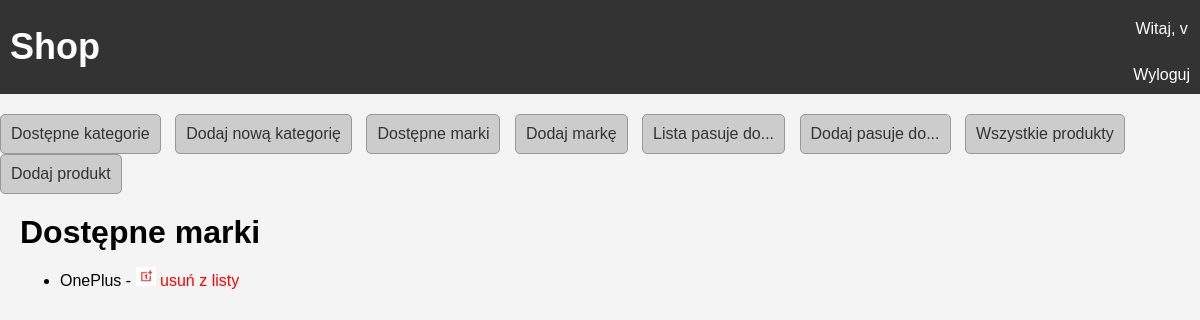
Screenshot of /brand_all/ (signed in) with the database file from the repository.
### users/models.py (models this page shows)
class CustomUser(AbstractUser):
    objects = CustomUserManager()
    username = models.CharField(max_length=32, unique=True)
    first_name = models.CharField(max_length=32)
    last_name = models.CharField(max_length=32)
    date_of_birth = models.DateField(null=True, blank=True)
    email = models.EmailField(max_length=64, unique=True)
    number_phone = models.CharField(max_length=10, null=True)
    profile_picture = models.ImageField(upload_to=user_profile_picture_path, null=True, blank=True)
    description = models.TextField(max_length=200, null=True)

### shop/models.py (models this page shows, shortened)
class Brand(models.Model):
    name_brand = models.CharField(max_length=50)
    image_brand = models.ImageField(upload_to='brand_images/')

### shop/views.py (the view)
# urls.py: path('brand_all/', BrandAdminListView.as_view(), name='brand_all'),
class BrandAdminListView(AdminRequiredMixin, ListView):
    model = Brand
    template_name = 'all_brand.html'
    context_object_name = 'object_list'

### shop/views.py (called while the page is built)
    def test_func(self):
        return self.request.user.is_superuser

### shop/templates/all_brand.html
{% extends 'base.html' %}
{% block content %}
<h1>Dostępne marki</h1>
<ul>
    {% for item in object_list %}
        <li>{{ item.name_brand }} -
        <img src="{{ item.image_brand.url }}" alt="{{ item.name_brand }}" style="max-width: 20px; max-height: 20px;">
        <a href ="{% url 'brand_delete' pk=item.pk%}" style="color: red;">usuń z listy</a></li>
    {% endfor %}
</ul>
{% endblock %}

### shop/templates/base.html (shortened to what this page needs)
{% load static %}
<!DOCTYPE html>
<html lang='en'>
<head>
    <link rel="stylesheet" href="{% static 'css/style.css' %}">
</head>
<body>
    <header class='header-container'>
        <div class='logo'>
            <h1><a href='/'>Shop</a></h1>
        </div>
        <div class='login-container'>
            {% if user.is_authenticated %}
                <a href="{% url 'user_info' %}">Witaj, {{ user.username }}</a>
                <br> <a href="{% url 'logout' %}">Wyloguj</a>
            {% else %}
                <a href="{% url 'login' %}">Zaloguj</a>
            {% endif %}
        </div>
    </header>
    {% if user.is_staff %}
        <div class="staff_link">
            <a href="{% url 'category_all' %}">Dostępne kategorie</a>
            <a href="{% url 'category_create' %}">Dodaj nową kategorię</a>
            <a href="{% url 'brand_all' %}">Dostępne marki</a>
            <a href="{% url 'brand_create' %}">Dodaj markę</a>
            <a href="{% url 'matches_with_all' %}">Lista pasuje do...</a>
            <a href="{% url 'matches_with_create' %}">Dodaj pasuje do...</a>
            <a href="{% url 'products_all' %}">Wszystkie produkty</a>
            <a href="{% url 'product_create' %}">Dodaj produkt</a>
        </div>
    {% endif %}
    <div class='content-container'>
        {% block content %}{% endblock %}
    </div>
</body>
</html>

### static/css/style.css (style rules this page uses)
body, h1, h2, h3, p, a { margin: 0; padding: 0; }
body { font-family: 'Arial', sans-serif; background-color: #f4f4f4; }
.header-container { background-color: #333; color: #fff; padding: 10px; display: flex; justify-content: space-between; align-items: center; }
.logo a { text-decoration: none; color: #fff; font-size: 36px; }
.login-container { text-align: center; }
.login-container a { display: block; margin-top: 10px; text-decoration: none; color: #fff; }
.content-container { padding: 20px; }
a { color: #333; text-decoration: none; }
.staff_link { margin-top: 20px; }
.staff_link a { display: inline-block; text-decoration: none; color: #333; margin-right: 10px; padding: 10px; background-color: #ccc; border: 1px solid #999; border-radius: 5px; font-size: 16px; }

### rows the page displays
CustomUser: username "v"
Brand: name_brand "OnePlus", image_brand (picture)
